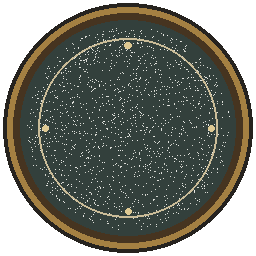
#> input picture Assets/Resources/UI/stick.png, 256 x 256 px; its folder holds 2 pictures in this run
$ python preview_combat_layout.py
#> lines starting #> are read from the running program, lines starting #| are printed output that depends on the picture
"""Static layout illustration using the shipped UI sprites; not a Unity gameplay capture."""
from pathlib import Path
from PIL import Image,ImageDraw,ImageFont
import math
ROOT=Path(__file__).resolve().parents[1];UI=ROOT/'Assets/Resources/UI'
FONT=ROOT/'Assets/Resources/Fonts/LilitaOne-Regular.ttf'
im=Image.new('RGBA',(1280,720),(19,39,33,255));draw=ImageDraw.Draw(im)
#> after `im = Image.new('RGBA', (1280, 720), (19, 39, 33, 255))`:
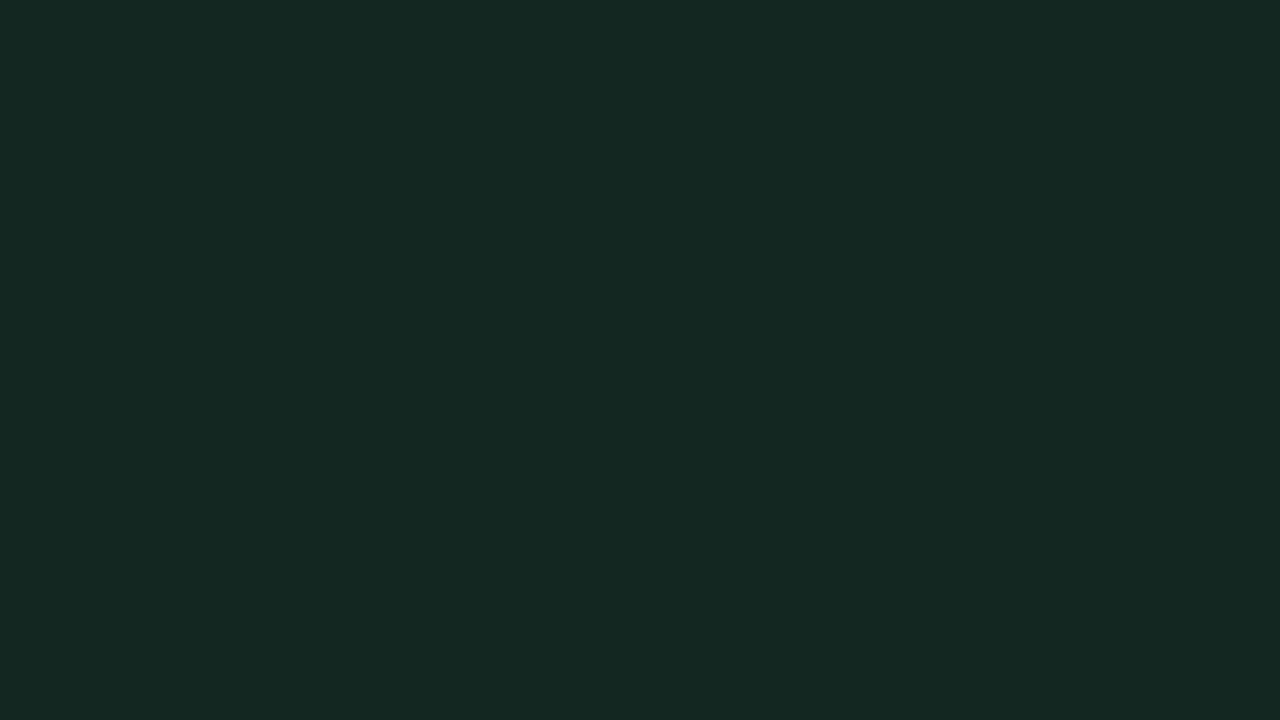
#> im: PIL image 1280x720 RGBA; mean R, G, B, A 19, 39, 33, 255
def text(label,x,y,size=20,color=(239,234,211)):
 draw.text((x,y),label,font=ImageFont.truetype(str(FONT),size),fill=color,anchor='mm')
def sprite(name,x,y,size):
#> called with name = 'stick', x = 135, y = 135, size = 190
 art=Image.open(UI/(name+'.png')).convert('RGBA').resize((round(size),round(size)),Image.Resampling.LANCZOS)
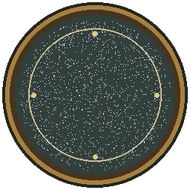
#> art: PIL image 190x190 RGBA; mean R, G, B, A 39.5, 42.7, 33.8, 173.9; transparent parts drawn white
 im.alpha_composite(art,(round(x-size/2),round(720-y-size/2)))
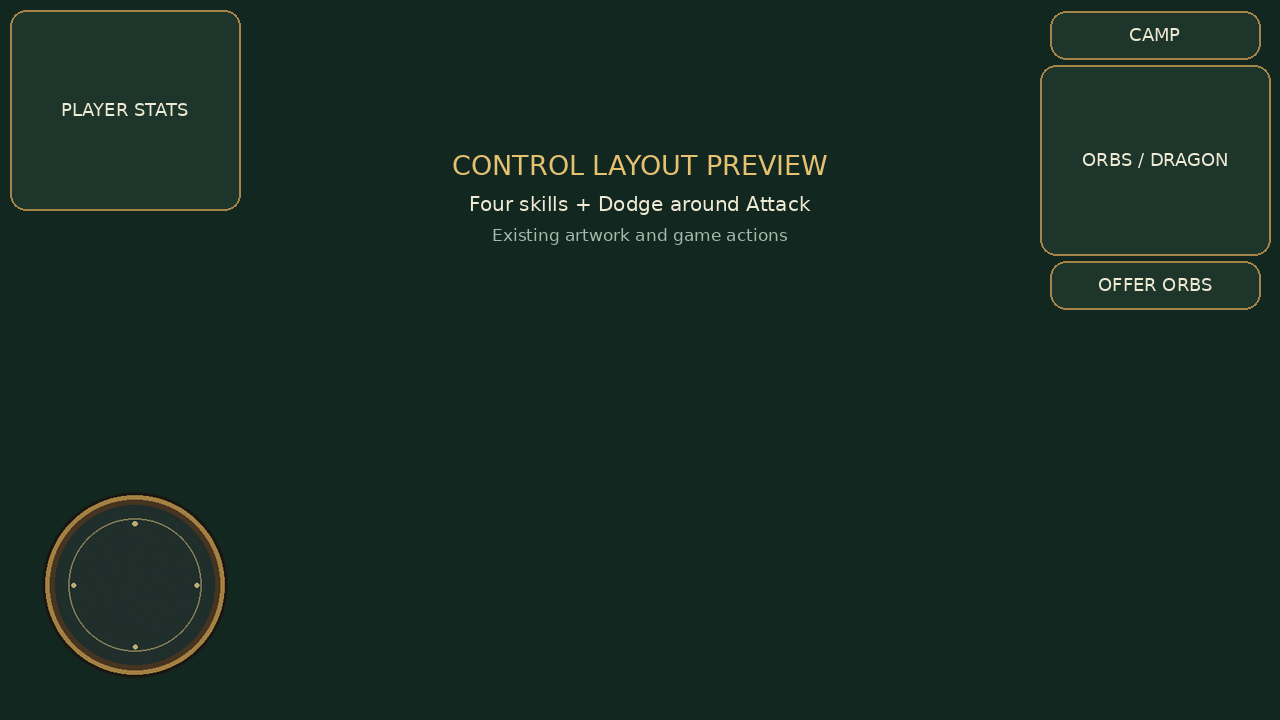
#> im: PIL image 1280x720 RGBA; mean R, G, B, A 23.4, 42.8, 35.7, 255
#> call 2 of sprite, with name = 'thumb', x = 135, y = 135, size = 65
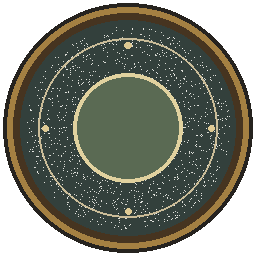
#> input picture Assets/Resources/UI/thumb.png, 256 x 256 px
#> in sprite (call 2), `art=Image.open(UI/(name+'.png')).convert('RGBA').resize((round(size),r..`:
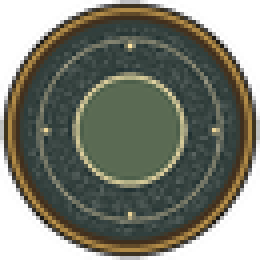
#> art: PIL image 65x65 RGBA (shown 4 times larger); mean R, G, B, A 50.3, 53.2, 41, 178.3; transparent parts drawn white
def circle(name,label,x,y,size):
 sprite('stick',x,y,size);sprite(name,x,y+size*.1,size*.52)
#> call 3 of sprite, with name = 'stick', x = 1148, y = 167, size = 180
#> in sprite (call 3), `art=Image.open(UI/(name+'.png')).convert('RGBA').resize((round(size),r..`:
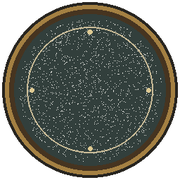
#> art: PIL image 180x180 RGBA; mean R, G, B, A 39.5, 42.6, 33.8, 173.9; transparent parts drawn white
 text(label,x,720-(y-size*.28),22 if size>150 else 14)
def card(label,x,y,w,h):
 draw.rounded_rectangle((x-w/2,720-y-h/2,x+w/2,720-y+h/2),radius=16,fill=(30,53,44),outline=(166,132,71),width=2)
 text(label,x,720-y,18)
card('PLAYER STATS',125,610,230,200)
card('CAMP',1155,685,210,48)
card('ORBS / DRAGON',1155,560,230,190)
card('OFFER ORBS',1155,435,210,48)
text('CONTROL LAYOUT PREVIEW',640,165,27,(230,193,112))
text('Four skills + Dodge around Attack',640,204,20)
text('Existing artwork and game actions',640,235,17,(164,186,173))
sprite('stick',135,135,190);sprite('thumb',135,135,65);text('Drag to ride',135,690,19)
#> (the run stopped early here; a loop or call above may not have finished)
